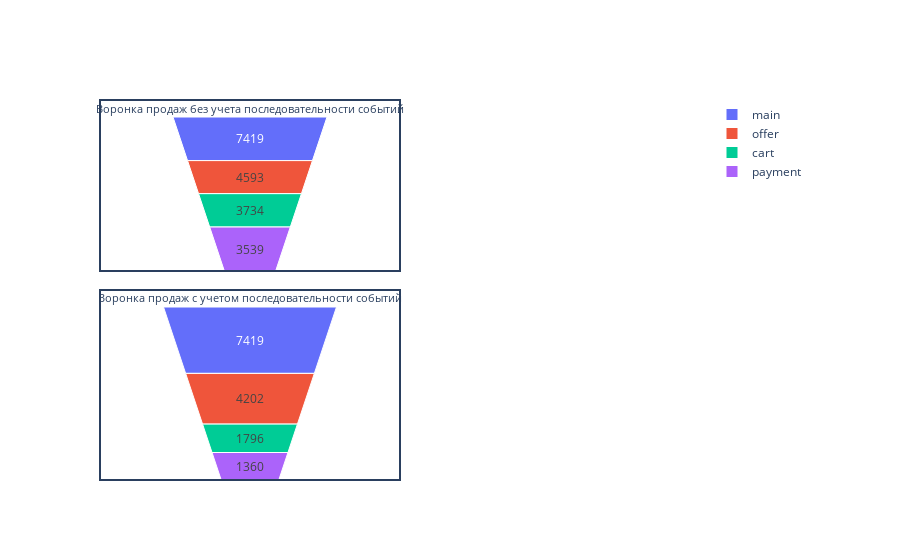

Notebook code cell kept with this figure:
### Markdown cell above
Наиболее часто происходящее событие в приложении - это переход на главную страницу, то есть вход в него, этот тип события составлет практически полоивину всех действий за исследумый период, а именно 49%. Переход на страницу заказа товаров составляет 19% от всего количества событий, немного меньше - 18% - составляет событие добавление товара в корзину. Оплату товара произвели в 14% случаев. Так же в таблице содержится информация о 1 005 случаях прохождения туториала, но это количество настолько маленькое, что составляет менее 1% всех событий.

В нашем случае 7 419 пользователей зашли на главную страницу приложения. Это количество составляет 98% от общего количества уникальных пользователей, по которым есть информация в таблице. Значит 2% пользователей каким-то образом избежали посещения главного экрана приложения и выполнили последующие шаги. 4 593 пользователя перешли на страницу заказа товара (что составляет 61% от общего количества пользователей), затем 3 734 пользователя добавили товар в корзину (50%), 3 539 пользователей (47%) оплатили заказ. Так же в таблице содержатся сведения о 840 пользователях, которые прошли туториал, который показывается пользователям при первом запуске приложения, но скорее всего его можно пройти в любой момент пользования приложением, поэтому его нельзя вписать в какой-то определенный этап продуктовой воронки. 

Обнаружилось, что только 98% пользователей были на главной странице приложения. Дальнейший анализ будем проводить исходя из такой последовательности событий:
    1. переход на главную;
    2. переход на страницу заказа товара;
    3. добавление товара в корзину;
    4. оплата заказа.

### Code cell
fig_three.show()

### Figure 1 — Plotly figure (JSON) as saved in the notebook; plotly's stock layout.template omitted (floating-point values rounded to 4 significant figures)
{"data": [{"domain": {"x": [0, 0.5], "y": [0, 0.5]}, "labels": ["main", "offer", "cart", "payment"], "scalegroup": "second", "textinfo": "value", "title": {"position": "top center", "text": "Воронка продаж с учетом последовательности событий"}, "type": "funnelarea", "values": [7419, 4202, 1796, 1360]}, {"domain": {"x": [0, 0.5], "y": [0.55, 1]}, "labels": ["main", "offer", "cart", "payment"], "scalegroup": "first", "textinfo": "value", "title": {"position": "top center", "text": "Воронка продаж без учета последовательности событий"}, "type": "funnelarea", "values": [7419, 4593, 3734, 3539]}], "layout": {"margin": {"l": 100, "r": 200}, "shapes": [{"x0": 0, "x1": 0.5, "y0": 0, "y1": 0.5}, {"x0": 0, "x1": 0.5, "y0": 0.55, "y1": 1}]}}
